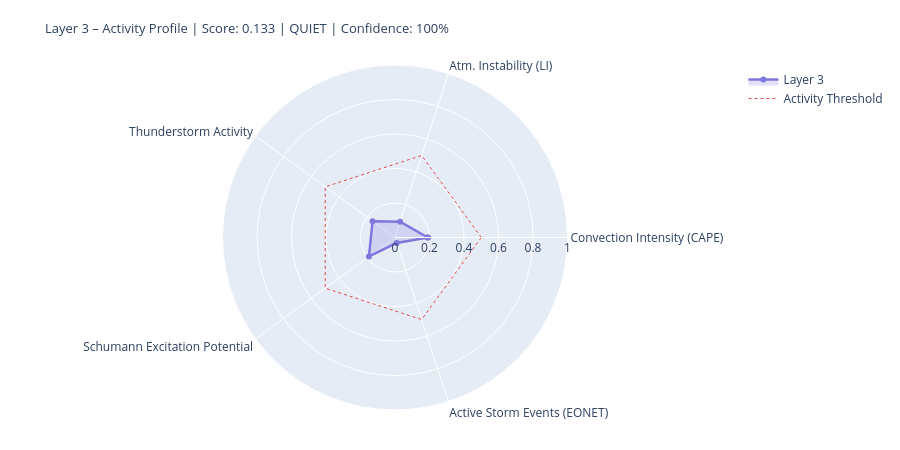

Here is the notebook cell this chart was saved with:
### Markdown cell above
---
## 4. State Assessment & Handoff to Layer 4/5

### Code cell
# ============================================================
# LAYER-3-SCORE
# Five dynamic components
# ============================================================

def norm(v, lo, hi):
    if v is None or (isinstance(v, float) and math.isnan(v)): return None
    return round(max(0.0, min(1.0, (v - lo) / (hi - lo))), 4)

# --- 1) Convection intensity (global CAPE mean) ---
cape_mean = df_atm['cape'].dropna().mean() if not df_atm.empty else None
conv_score = norm(cape_mean, 0, 3000)
conv_src   = 'primary' if cape_mean is not None else 'missing'

# --- 2) Atmospheric instability (LI mean) ---
li_mean   = df_atm['li'].dropna().mean() if not df_atm.empty else None
# Negative LI = unstable → higher score
instab_score = norm(-li_mean if li_mean is not None else None, -6, 6)
instab_src   = 'primary' if li_mean is not None else 'missing'

# --- 3) Thunderstorm activity (mean thunder score + WMO count) ---
thunder_mean = df_atm['thunder_score'].mean() if not df_atm.empty else None
n_thunder    = int(df_atm['thunderstorm'].sum()) if not df_atm.empty else 0
thunder_score_val = norm(
    (thunder_mean or 0) * 0.7 + n_thunder * 0.1, 0, 1.0
) if thunder_mean is not None else None
thunder_src = 'primary'

# --- 4) Schumann excitation potential (weighted Schumann contribution) ---
schumann_pot = df_atm['schumann_contribution'].mean() if not df_atm.empty else None
# Boosted by Layer-2 thunderstorm trigger
if schumann_pot is not None and l2_thunder:
    schumann_pot = min(1.0, schumann_pot * 1.2)
schumann_score = norm(schumann_pot, 0, 1.0) if schumann_pot is not None else None
schumann_src   = 'derived'

# --- 5) Storm activity (NASA EONET) ---
# Distinction: None = data not loaded, 0.0 = loaded but no events
storm_score = None
storm_src   = 'missing'
if raw.get('storms') is not None:          # API reached successfully
    storm_score = norm(len(storm_events), 0, 30) if storm_events else 0.0
    storm_src   = 'primary'

# X-Ray and Kp: context only, not in dynamic score
# (X-Ray = Layer-0/4 driver; Kp = geomagnetic index, not a lightning proxy)
xray_context = None
if raw.get('xray'):
    df_xc = pd.DataFrame(raw['xray'])
    fc = next((c for c in df_xc.columns
               if any(k in c.lower() for k in ['flux','long']) and 'time' not in c.lower()),
              df_xc.columns[1])
    df_xc[fc] = pd.to_numeric(df_xc[fc], errors='coerce')
    xray_last = df_xc[fc].dropna().iloc[-1] if not df_xc[fc].dropna().empty else None
    if xray_last:
        xray_class = ('X' if xray_last>=1e-4 else 'M' if xray_last>=1e-5
                      else 'C' if xray_last>=1e-6 else 'B')
        xray_context = {'flux': float(xray_last), 'class': xray_class}
        print(f'X-Ray context: {xray_class}-class ({xray_last:.2e} W/m²)')

# --- Aggregate ---
COMPONENTS = {
    'Convection Intensity (CAPE)':  {'score': conv_score,       'source': conv_src,    'dynamic': True},
    'Atm. Instability (LI)':         {'score': instab_score,     'source': instab_src,  'dynamic': True},
    'Thunderstorm Activity':              {'score': thunder_score_val, 'source': thunder_src, 'dynamic': True},
    'Schumann Excitation Potential':   {'score': schumann_score,   'source': schumann_src,'dynamic': True},
    'Active Storm Events (EONET)': {'score': storm_score,      'source': storm_src,   'dynamic': True},
}

available   = {k: v['score'] for k, v in COMPONENTS.items() if v['score'] is not None}
unavailable = [k for k, v in COMPONENTS.items() if v['score'] is None]
layer3_score = round(sum(available.values()) / len(available), 4) if available else None
confidence   = round(len(available) / len(COMPONENTS), 2)
level = ('unknown' if layer3_score is None
         else 'quiet'   if layer3_score < 0.3
         else 'moderate' if layer3_score < 0.6
         else 'active')
dominant_l3 = max(available, key=available.get) if available else 'none'

# --- Ausgabe ---
W = 68
print('=' * W)
print('LAYER 3 – ATMOSPHERE / WEATHER / THUNDERSTORMS – STATE ASSESSMENT')
print('=' * W)
for name, comp in COMPONENTS.items():
    s = comp['score']
    if s is not None:
        bar = '█' * int(s * 20) + '░' * (20 - int(s * 20))
        print(f'  {name:<36} {bar}  {s:.3f}  [{comp["source"]}]')
    else:
        print(f'  {name:<36} {"─" * 20}  n/a   [missing]')
print('-' * W)
print(f'  Score:        {layer3_score:.3f}  ({len(available)}/{len(COMPONENTS)} components)')
print(f'  Confidence:   {confidence:.0%}')
print(f'  Level:        {level.upper()}')
print(f'  Dominant:     {dominant_l3}')
print(f'  CAPE mean:    {cape_mean:.0f} J/kg' if cape_mean else '  CAPE mean:    n/a')
print(f'  LI mean:      {li_mean:.1f} K' if li_mean is not None else '  LI mean:      n/a')
print(f'  Thunderstorms:{n_thunder} points (WMO)  +  {len(storm_events)} NASA EONET')
print('=' * W)

# Radar
cats   = list(available.keys())
vals_r = list(available.values())
if len(cats) >= 3:
    fig = go.Figure()
    fig.add_trace(go.Scatterpolar(
        r=vals_r + [vals_r[0]], theta=cats + [cats[0]],
        fill='toself', fillcolor='rgba(127,119,221,0.22)',
        line=dict(color='#7F77DD', width=2.5), name='Layer 3'
    ))
    fig.add_trace(go.Scatterpolar(
        r=[0.5] * (len(cats)+1), theta=cats + [cats[0]],
        line=dict(color='#E24B4A', dash='dot', width=1),
        mode='lines', name='Activity Threshold'
    ))
    fig.update_layout(
        title=dict(
            text=f'Layer 3 – Activity Profile | Score: {layer3_score:.3f} | {level.upper()} | Confidence: {confidence:.0%}',
            font=dict(size=13)
        ),
        polar=dict(radialaxis=dict(visible=True, range=[0, 1])),
        height=450, showlegend=True,
        margin=dict(l=60, r=60, t=65, b=40)
    )
    fig.show()

### Figure 1 — Plotly figure (JSON) as saved in the notebook; plotly's stock layout.template omitted (floating-point values rounded to 4 significant figures)
{"data": [{"fill": "toself", "fillcolor": "rgba(127,119,221,0.22)", "line": {"color": "#7F77DD", "width": 2.5}, "name": "Layer 3", "r": [0.1906, 0.0958, 0.1606, 0.1867, 0.0333, 0.1906], "theta": ["Convection Intensity (CAPE)", "Atm. Instability (LI)", "Thunderstorm Activity", "Schumann Excitation Potential", "Active Storm Events (EONET)", "Convection Intensity (CAPE)"], "type": "scatterpolar"}, {"line": {"color": "#E24B4A", "dash": "dot", "width": 1}, "mode": "lines", "name": "Activity Threshold", "r": [0.5, 0.5, 0.5, 0.5, 0.5, 0.5], "theta": ["Convection Intensity (CAPE)", "Atm. Instability (LI)", "Thunderstorm Activity", "Schumann Excitation Potential", "Active Storm Events (EONET)", "Convection Intensity (CAPE)"], "type": "scatterpolar"}], "layout": {"height": 450, "margin": {"b": 40, "l": 60, "r": 60, "t": 65}, "polar": {"radialaxis": {"range": [0, 1], "visible": true}}, "showlegend": true, "title": {"font": {"size": 13}, "text": "Layer 3 – Activity Profile | Score: 0.133 | QUIET | Confidence: 100%"}}}
